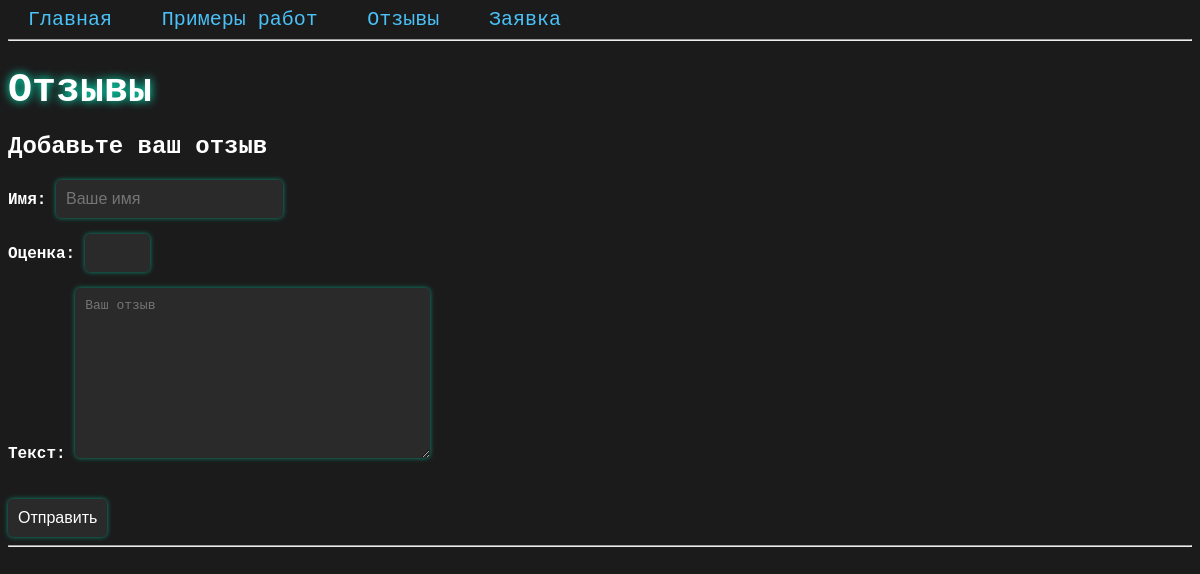
The app's page /reviews, older data.
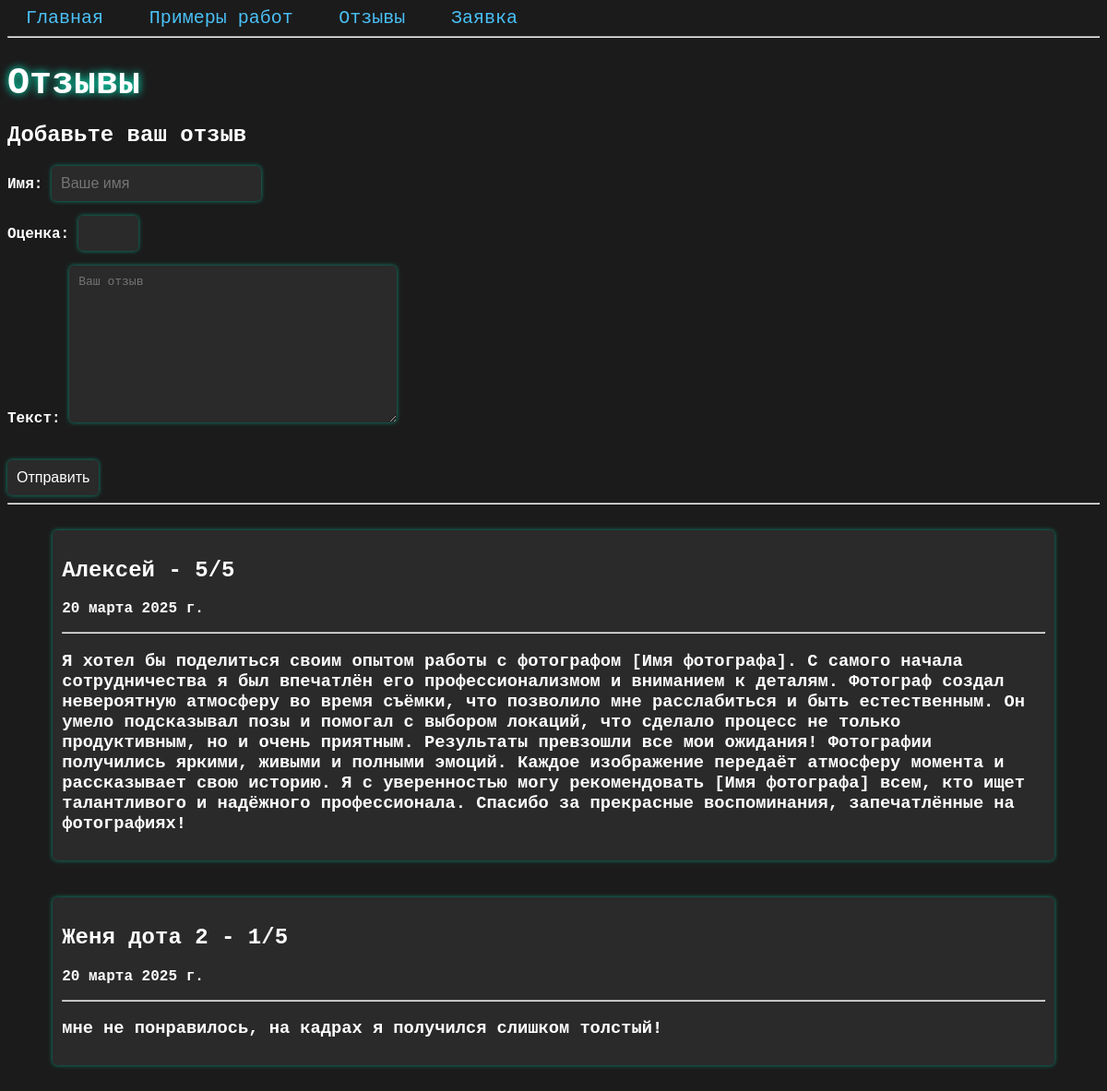
The same page, newer data.
### MainApp/models.py (models this page shows, shortened)
class Rewiew(models.Model):
    name = models.CharField(max_length=100)
    text = models.TextField()
    date = models.DateField(default=datetime.date.today)
    rate = models.IntegerField(
        validators=[
            MinValueValidator(1),
            MaxValueValidator(5),
        ]
    )

### MainApp/views.py (the view, shortened to what this page needs)
# urls.py: path("reviews", reviews, name="reviews"),
def reviews(request):
    if request.method == "GET":
        form = ReviewForm()
        review_submitted = request.session.get("review_submitted")
        reviews = Rewiew.objects.all().order_by("-date")
        return render(request, "reviews.html", context={"reviews": reviews, "form": form, "review_submitted": review_submitted})

### MainApp/forms.py
class ReviewForm(forms.Form):
    name = forms.CharField(max_length=100, required=True, label='Имя', widget=forms.TextInput(
        attrs={"placeholder": "Ваше имя", "class": "nameinput input"}))
    rate = forms.IntegerField(required=True, label='Оценка', widget=forms.NumberInput(
        attrs={"class": "rateinput input"}),
        min_value=1, max_value=5)
    text = forms.CharField(max_length=1000, required=True, label='Текст', widget=forms.Textarea(
        attrs={"placeholder": "Ваш отзыв", "class": "textinput input"}))

### templates/reviews.html (shortened to what this page needs)
{% extends "base.html" %}
{% load static %}
{% block head %}
    <link rel="stylesheet" href="{% static 'css/reviews.css' %}">
    <link rel="stylesheet" href="{% static 'css/form.css' %}">
{% endblock %}
{% block body %}
    <h1>Отзывы</h1>
    {% if not review_submitted %}
    <h2>Добавьте ваш отзыв</h2>
    <form method="post" class="reviewform">
        {{ form.as_p }}
        <input class="input sendbtn" type="submit" value="Отправить">
    </form>
        {% else %}
        <p>Вы уже написали отзыв, спасибо!</p>
    {% endif %}
    <hr>
    <div class="reviews">
    {% for review in reviews %}
        <div class="review">
        <h2>{{ review.name }} - {{ review.rate }}/5 </h2>
        <p>{{ review.date }}</p>
            <hr>
        <h3>{{ review.text }}</h3>
        </div>
    {% endfor %}
    </div>
{% endblock %}

### templates/base.html (shortened to what this page needs)
{% load static %}
<!DOCTYPE html>
<html lang="en">
<head>
    <link rel="stylesheet" href="{% static "css/main.css" %}">
    {% block head %}{% endblock %}
</head>
<body>
<nav>
    <a href="/">Главная</a>
    <a href="/examples">Примеры работ</a>
    <a href="/reviews">Отзывы</a>
    <a href="/request">Заявка</a>
</nav>
<hr>
{% block body %}{% endblock %}
</body>
</html>

### MainApp/static/css/main.css (style rules this page uses)
body { background-color: #1b1b1b; color: #ffffff; font-family: 'Courier New', Courier, monospace; font-weight: bold; }
a { color: #4ac1f7; font-size: 20px; text-decoration: none; margin: 0 20px; font-family: 'Courier New', Courier, monospace; font-weight: lighter; transition: 0.5s; }
h1 { text-shadow: 0 0 10px #00ffcc; }

### MainApp/static/css/reviews.css (style rules this page uses)
.reviews { display: flex; flex-direction: column; align-items: center; }
.review { padding: 10px; border: none; border-radius: 5px; font-size: 1em; background-color: #2a2a2a; color: #ffffff; box-shadow: 0 0 5px rgba(0, 255, 204, 0.5); transition: all 0.3s ease; width: 90%; margin: 20px }

### MainApp/static/css/form.css (style rules this page uses)
h1 { font-size: 2.5em; margin-bottom: 10px; text-shadow: 0 0 10px #00ffcc; }
.input { padding: 10px; border: none; border-radius: 5px; font-size: 1em; background-color: #2a2a2a; color: #ffffff; box-shadow: 0 0 5px rgba(0, 255, 204, 0.5); transition: all 0.3s ease; }
.sendbtn { margin-top: 20px; }

Row changes from the older to the newer data that the page shows:
added Rewiew: name "Алексей", rate "5", date "20 марта 2025 г.", text "Я хотел бы поделиться своим опытом работы с фотографом [Имя фотографа]. С самого начала сотрудничества я был впечатлён его профессионализмом и вниманием к деталям. Фотограф создал невероятную атмосферу во время съёмки, что позволило мне расслабиться и быть естественным. Он умело подсказывал позы и помогал с выбором локаций, что сделало процесс не только продуктивным, но и очень приятным. Результаты превзошли все мои ожидания! Фотографии получились яркими, живыми и полными эмоций. Каждое изображение передаёт атмосферу момента и рассказывает свою историю. Я с уверенностью могу рекомендовать [Имя фотографа] всем, кто ищет талантливого и надёжного профессионала. Спасибо за прекрасные…"
added Rewiew: name "Женя дота 2", rate "1", date "20 марта 2025 г.", text "мне не понравилось, на кадрах я получился слишком толстый!"
